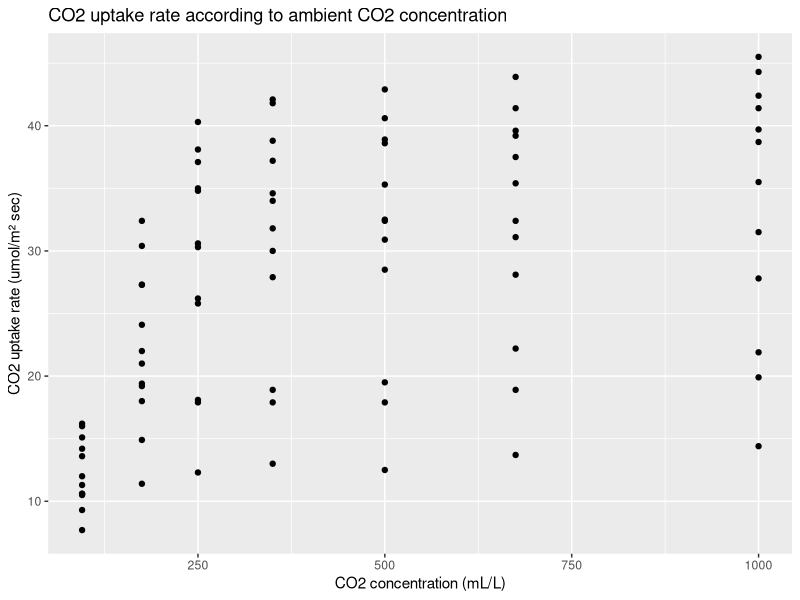
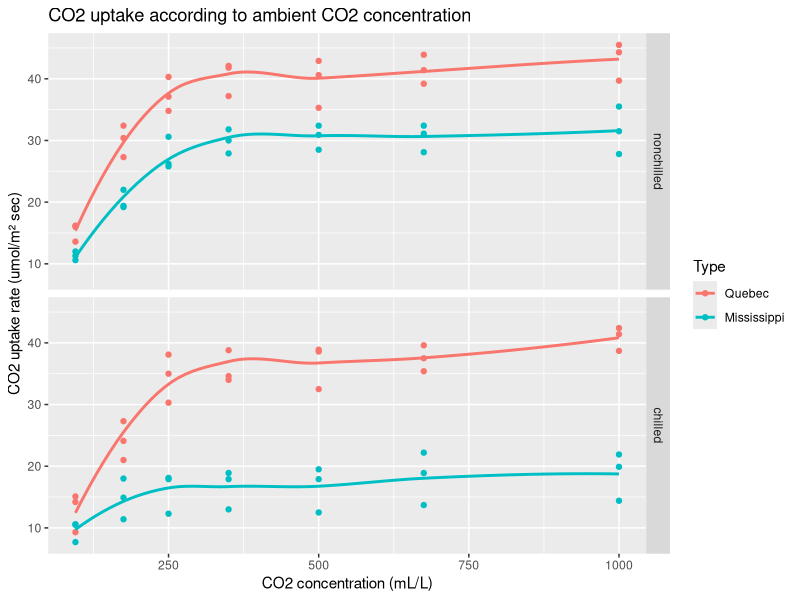
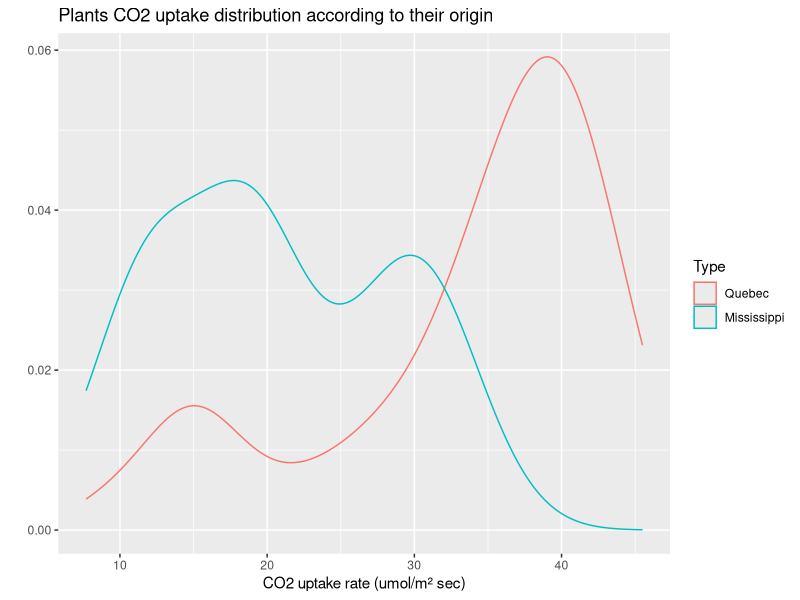
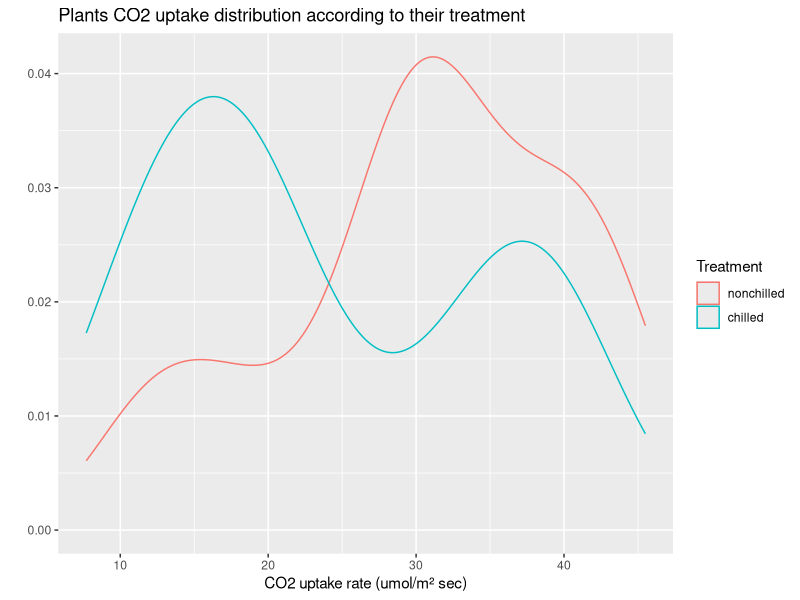
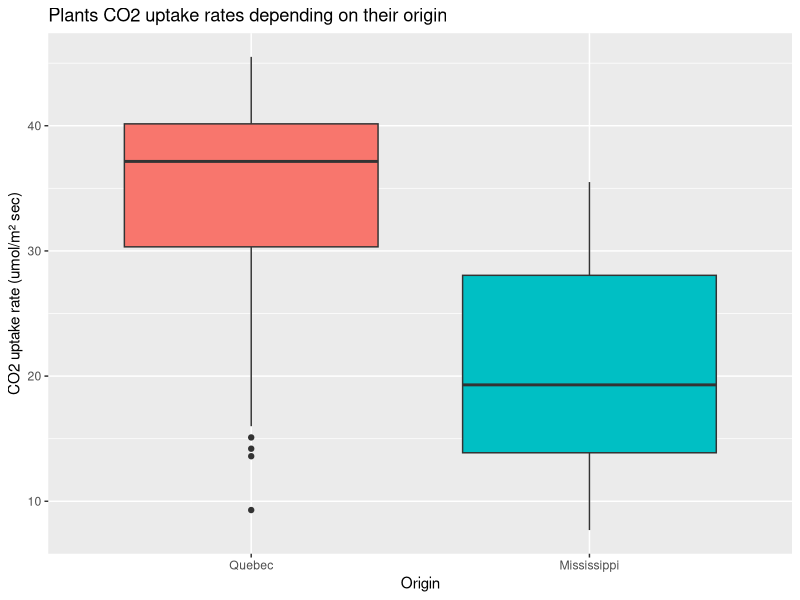
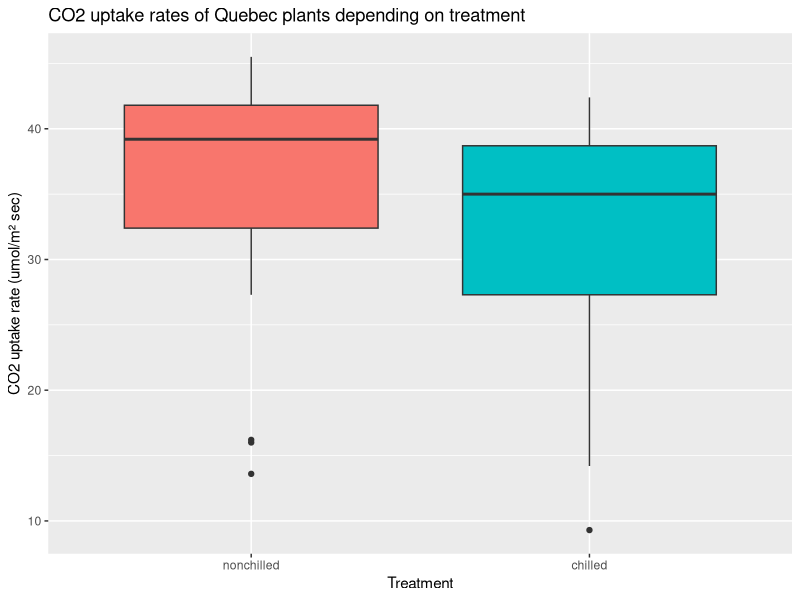
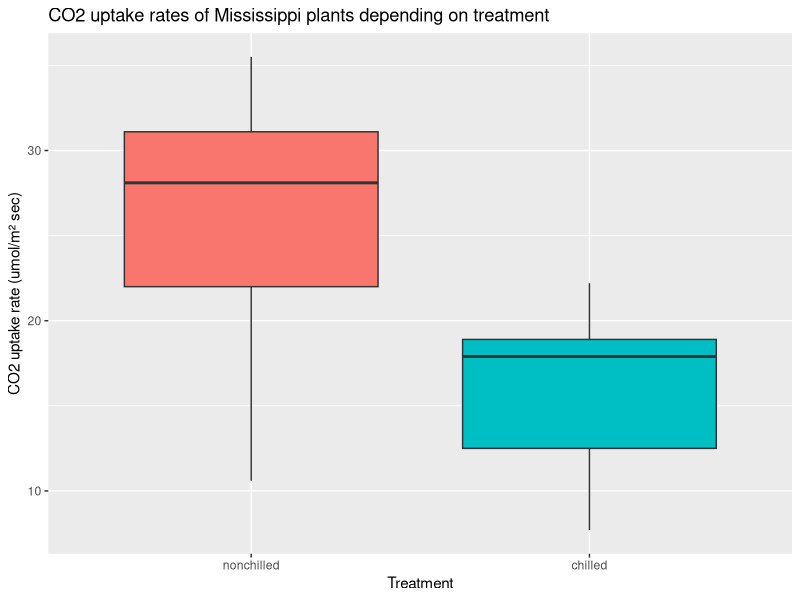
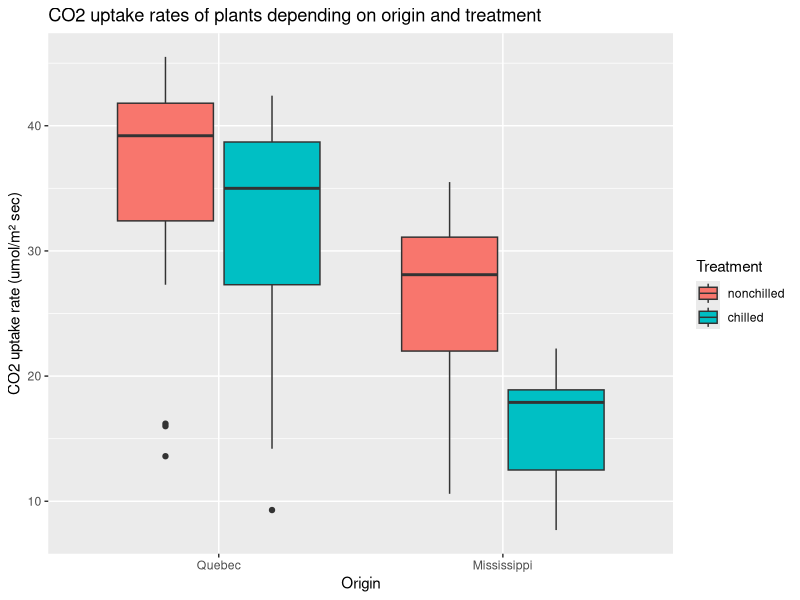

Source code (R) for these figures, in order:
## ---- chunk 1
knitr::opts_chunk$set(echo = TRUE, message = FALSE, warning = FALSE)
## ---- chunk 2
data(CO2)
dim(CO2)
names(CO2)
## ---- chunk 3
CO2
class(CO2)
str(CO2)
## ---- chunk 4
summary(CO2)
levels(CO2$Plant)
## ---- chunk 5
tapply(CO2$uptake, CO2$Type, summary)
## ---- chunk 6
tapply(CO2$uptake, CO2$Plant, summary)
## ---- chunk 7
library(dplyr)
summarize(group_by(CO2, Type), average_uptake = mean(uptake))
summarize(group_by(CO2, Treatment), average_uptake = mean(uptake))
summarize(group_by(CO2, conc), average_uptake = mean(uptake))
## ---- chunk 8
library(ggplot2)
qplot(conc, uptake, data = CO2, geom = "point",
      main = "CO2 uptake rate according to ambient CO2 concentration",
      xlab = "CO2 concentration (mL/L)", ylab = "CO2 uptake rate (umol/m² sec)")
## ---- chunk 9
qplot(conc, uptake, facets = Treatment ~ ., data = CO2, color = Type,
      geom = c("point", "smooth"), se = FALSE,
      main = "CO2 uptake according to ambient CO2 concentration",
      xlab = "CO2 concentration (mL/L)", ylab = "CO2 uptake rate (umol/m² sec)")
## ---- chunk 10
qplot(uptake, data = CO2, color = Type, geom = "density",
      main = "Plants CO2 uptake distribution according to their origin",
      xlab = "CO2 uptake rate (umol/m² sec)")
qplot(uptake, data = CO2, color = Treatment, geom = "density",
      main = "Plants CO2 uptake distribution according to their treatment",
      xlab = "CO2 uptake rate (umol/m² sec)")
## ---- chunk 11
ggplot(CO2, aes(x=Type, y=uptake,  fill=Type)) +
  geom_boxplot(show.legend = FALSE) +
  ggtitle("Plants CO2 uptake rates depending on their origin") +
  xlab("Origin") + ylab("CO2 uptake rate (umol/m² sec)")
## ---- chunk 12
ggplot(subset(CO2, Type == "Quebec"), aes(x=Treatment, y=uptake, fill = Treatment)) +
  geom_boxplot(show.legend = FALSE) +
  ggtitle("CO2 uptake rates of Quebec plants depending on treatment") +
  ylab("CO2 uptake rate (umol/m² sec)")
## ---- chunk 13
ggplot(subset(CO2, Type == "Mississippi"), aes(x=Treatment, y=uptake, fill= Treatment)) +
  geom_boxplot(show.legend = FALSE) +
  ggtitle("CO2 uptake rates of Mississippi plants depending on treatment") +
  ylab("CO2 uptake rate (umol/m² sec)")
## ---- chunk 14
ggplot(CO2, aes(x=Type, y=uptake, fill=Treatment)) + geom_boxplot() +
  ggtitle("CO2 uptake rates of plants depending on origin and treatment") +
  xlab("Origin") + ylab("CO2 uptake rate (umol/m² sec)")
## ---- chunk 15
t.test(CO2$uptake~CO2$Treatment)
## ---- chunk 16
t.test(CO2$uptake~CO2$Type)
## ---- chunk 17
tb <- table(CO2$Type, CO2$Treatment)
chisq.test(tb)
## ---- chunk 18
Treatment_fit = lm(CO2$uptake~CO2$Treatment)
anova(Treatment_fit)

Type_fit = lm(CO2$uptake~CO2$Type)
anova(Type_fit)

Treatm_Type_fit = lm(CO2$uptake ~ CO2$Type*CO2$Treatment)
anova(Treatm_Type_fit)
